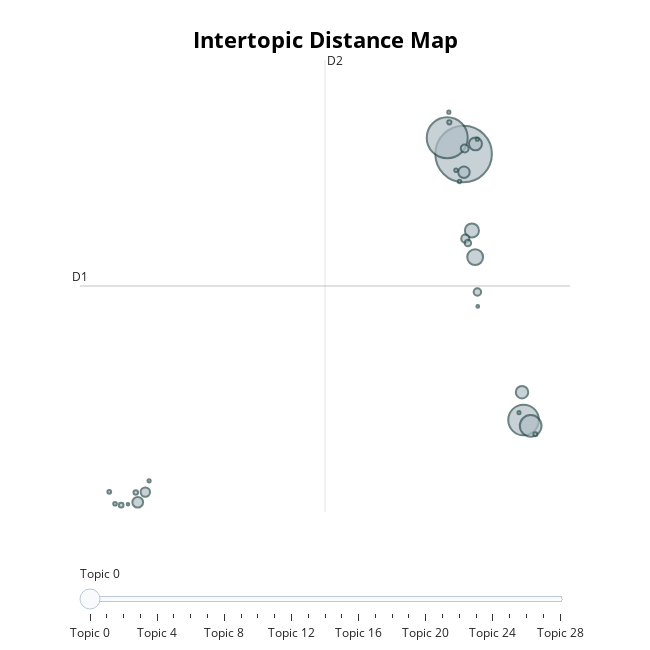

Notebook source saved alongside this figure:
### Code cell
topic_model.visualize_topics()

### Figure 1 — Plotly figure (JSON) as saved in the notebook; plotly's stock layout.template omitted (floating-point values rounded to 4 significant figures)
{"data": [{"customdata": [[0, "vehicle | claimant | driver | side | truck", 48709], [1, "iv | ov | reported | injuries | incurred", 25559], [2, "guest | fell | cart | customer | slipped", 14299], [3, "guest | eating | tooth | coffee | alleges", 7167], [4, "water | record | apt | repairs | property", 3836], [5, "gas | fire | pump | fuel | tank", 3026], [6, "reg | bus | tp | tpv | passenger", 2563], [7, "delivery | elevator | damaged | mth | floor", 2364], [8, "v1 | v2 | hit | parked | lane", 1998], [9, "letter | retained | claim | please | firm", 1746], [10, "2023 | approximately | security | resident | 2022", 1347], [11, "states | customer | candle | paint | wallflower", 1001], [12, "rock | fault | one | road | license", 936], [13, "roof | wind | storm | hail | winds", 856], [14, "catalytic | converter | stolen | converters | parked", 646], [15, "medication | incorrect | unknown | mistyped | prescription", 328], [16, "embedded | plaintiff | arm | broken | injury", 314], [17, "le | de | la | du | et", 265], [18, "gastric | illness | suffered | causes | pothole", 243], [19, "provided | setup | request | provide | son", 217], [20, "unk | ws | tbd | tbc | tba", 205], [21, "consumption | vision | related | alleges | caused", 203], [22, "object | glass | recovery | hit | process", 176], [23, "ov | iv | sawtell | tort | corresponding", 159], [24, "cpap | recall | 47 | hail | storm", 154], [25, "positive | tested | 19 | exposed | infected", 154], [26, "slip | fall | trip | lor | level", 139], [27, "excavation | property | due | damage | clamping", 113], [28, "oxycodone | acetaminophen | dependence | ingestion | development", 101]], "hovertemplate": "<b>Topic %{customdata[0]}</b><br>%{customdata[1]}<br>Size: %{customdata[2]}", "legendgroup": "", "marker": {"color": "#B0BEC5", "line": {"color": "DarkSlateGrey", "width": 2}, "size": [48709, 25559, 14299, 7167, 3836, 3026, 2563, 2364, 1998, 1746, 1347, 1001, 936, 856, 646, 328, 314, 265, 243, 217, 205, 203, 176, 159, 154, 154, 139, 113, 101], "sizemode": "area", "sizeref": 30.44, "symbol": "circle"}, "mode": "markers", "name": "", "orientation": "v", "showlegend": false, "type": "scatter", "x": [10.76, 9.65, 14.8, 15.28, 11.54, 11.32, 11.56, 14.7, 10.78, -11.24, -10.73, 10.87, 10.83, 11.69, 11.05, -12.36, -11.38, 9.793, 15.6, -13.17, -12.77, 10.25, 10.48, 9.76, 11.68, -10.47, 14.5, 11.71, -11.9], "xaxis": "x", "y": [4.646, 4.892, 0.6049, 0.516, 3.08, 3.484, 4.8, 1.027, 4.369, -0.6445, -0.4906, 3.359, 4.729, 2.549, 3.294, -0.6893, -0.4954, 5.127, 0.3872, -0.4854, -0.6677, 4.398, 4.229, 5.281, 4.871, -0.3196, 0.7168, 2.331, -0.6759], "yaxis": "y"}], "layout": {"annotations": [{"showarrow": false, "text": "D1", "x": -15.14, "y": 2.641, "yshift": 10}, {"showarrow": false, "text": "D2", "x": 1.4, "xshift": 10, "y": 6.074}], "height": 650, "hoverlabel": {"bgcolor": "white", "font": {"family": "Rockwell", "size": 16}}, "legend": {"itemsizing": "constant", "tracegroupgap": 0}, "margin": {"t": 60}, "shapes": [{"line": {"color": "#CFD8DC", "width": 2}, "type": "line", "x0": 1.4, "x1": 1.4, "y0": -0.7927, "y1": 6.074}, {"line": {"color": "#9E9E9E", "width": 2}, "type": "line", "x0": -15.14, "x1": 17.94, "y0": 2.641, "y1": 2.641}], "sliders": [{"active": 0, "pad": {"t": 50}, "steps": [{"args": [{"marker.color": [["red", "#B0BEC5", "#B0BEC5", "#B0BEC5", "#B0BEC5", "#B0BEC5", "#B0BEC5", "#B0BEC5", "#B0BEC5", "#B0BEC5", "#B0BEC5", "#B0BEC5", "#B0BEC5", "#B0BEC5", "#B0BEC5", "#B0BEC5", "#B0BEC5", "#B0BEC5", "#B0BEC5", "#B0BEC5", "#B0BEC5", "#B0BEC5", "#B0BEC5", "#B0BEC5", "#B0BEC5", "#B0BEC5", "#B0BEC5", "#B0BEC5", "#B0BEC5"]]}], "label": "Topic 0", "method": "update"}, {"args": [{"marker.color": [["#B0BEC5", "red", "#B0BEC5", "#B0BEC5", "#B0BEC5", "#B0BEC5", "#B0BEC5", "#B0BEC5", "#B0BEC5", "#B0BEC5", "#B0BEC5", "#B0BEC5", "#B0BEC5", "#B0BEC5", "#B0BEC5", "#B0BEC5", "#B0BEC5", "#B0BEC5", "#B0BEC5", "#B0BEC5", "#B0BEC5", "#B0BEC5", "#B0BEC5", "#B0BEC5", "#B0BEC5", "#B0BEC5", "#B0BEC5", "#B0BEC5", "#B0BEC5"]]}], "label": "Topic 1", "method": "update"}, {"args": [{"marker.color": [["#B0BEC5", "#B0BEC5", "red", "#B0BEC5", "#B0BEC5", "#B0BEC5", "#B0BEC5", "#B0BEC5", "#B0BEC5", "#B0BEC5", "#B0BEC5", "#B0BEC5", "#B0BEC5", "#B0BEC5", "#B0BEC5", "#B0BEC5", "#B0BEC5", "#B0BEC5", "#B0BEC5", "#B0BEC5", "#B0BEC5", "#B0BEC5", "#B0BEC5", "#B0BEC5", "#B0BEC5", "#B0BEC5", "#B0BEC5", "#B0BEC5", "#B0BEC5"]]}], "label": "Topic 2", "method": "update"}, {"args": [{"marker.color": [["#B0BEC5", "#B0BEC5", "#B0BEC5", "red", "#B0BEC5", "#B0BEC5", "#B0BEC5", "#B0BEC5", "#B0BEC5", "#B0BEC5", "#B0BEC5", "#B0BEC5", "#B0BEC5", "#B0BEC5", "#B0BEC5", "#B0BEC5", "#B0BEC5", "#B0BEC5", "#B0BEC5", "#B0BEC5", "#B0BEC5", "#B0BEC5", "#B0BEC5", "#B0BEC5", "#B0BEC5", "#B0BEC5", "#B0BEC5", "#B0BEC5", "#B0BEC5"]]}], "label": "Topic 3", "method": "update"}, {"args": [{"marker.color": [["#B0BEC5", "#B0BEC5", "#B0BEC5", "#B0BEC5", "red", "#B0BEC5", "#B0BEC5", "#B0BEC5", "#B0BEC5", "#B0BEC5", "#B0BEC5", "#B0BEC5", "#B0BEC5", "#B0BEC5", "#B0BEC5", "#B0BEC5", "#B0BEC5", "#B0BEC5", "#B0BEC5", "#B0BEC5", "#B0BEC5", "#B0BEC5", "#B0BEC5", "#B0BEC5", "#B0BEC5", "#B0BEC5", "#B0BEC5", "#B0BEC5", "#B0BEC5"]]}], "label": "Topic 4", "method": "update"}, {"args": [{"marker.color": [["#B0BEC5", "#B0BEC5", "#B0BEC5", "#B0BEC5", "#B0BEC5", "red", "#B0BEC5", "#B0BEC5", "#B0BEC5", "#B0BEC5", "#B0BEC5", "#B0BEC5", "#B0BEC5", "#B0BEC5", "#B0BEC5", "#B0BEC5", "#B0BEC5", "#B0BEC5", "#B0BEC5", "#B0BEC5", "#B0BEC5", "#B0BEC5", "#B0BEC5", "#B0BEC5", "#B0BEC5", "#B0BEC5", "#B0BEC5", "#B0BEC5", "#B0BEC5"]]}], "label": "Topic 5", "method": "update"}, {"args": [{"marker.color": [["#B0BEC5", "#B0BEC5", "#B0BEC5", "#B0BEC5", "#B0BEC5", "#B0BEC5", "red", "#B0BEC5", "#B0BEC5", "#B0BEC5", "#B0BEC5", "#B0BEC5", "#B0BEC5", "#B0BEC5", "#B0BEC5", "#B0BEC5", "#B0BEC5", "#B0BEC5", "#B0BEC5", "#B0BEC5", "#B0BEC5", "#B0BEC5", "#B0BEC5", "#B0BEC5", "#B0BEC5", "#B0BEC5", "#B0BEC5", "#B0BEC5", "#B0BEC5"]]}], "label": "Topic 6", "method": "update"}, {"args": [{"marker.color": [["#B0BEC5", "#B0BEC5", "#B0BEC5", "#B0BEC5", "#B0BEC5", "#B0BEC5", "#B0BEC5", "red", "#B0BEC5", "#B0BEC5", "#B0BEC5", "#B0BEC5", "#B0BEC5", "#B0BEC5", "#B0BEC5", "#B0BEC5", "#B0BEC5", "#B0BEC5", "#B0BEC5", "#B0BEC5", "#B0BEC5", "#B0BEC5", "#B0BEC5", "#B0BEC5", "#B0BEC5", "#B0BEC5", "#B0BEC5", "#B0BEC5", "#B0BEC5"]]}], "label": "Topic 7", "method": "update"}, {"args": [{"marker.color": [["#B0BEC5", "#B0BEC5", "#B0BEC5", "#B0BEC5", "#B0BEC5", "#B0BEC5", "#B0BEC5", "#B0BEC5", "red", "#B0BEC5", "#B0BEC5", "#B0BEC5", "#B0BEC5", "#B0BEC5", "#B0BEC5", "#B0BEC5", "#B0BEC5", "#B0BEC5", "#B0BEC5", "#B0BEC5", "#B0BEC5", "#B0BEC5", "#B0BEC5", "#B0BEC5", "#B0BEC5", "#B0BEC5", "#B0BEC5", "#B0BEC5", "#B0BEC5"]]}], "label": "Topic 8", "method": "update"}, {"args": [{"marker.color": [["#B0BEC5", "#B0BEC5", "#B0BEC5", "#B0BEC5", "#B0BEC5", "#B0BEC5", "#B0BEC5", "#B0BEC5", "#B0BEC5", "red", "#B0BEC5", "#B0BEC5", "#B0BEC5", "#B0BEC5", "#B0BEC5", "#B0BEC5", "#B0BEC5", "#B0BEC5", "#B0BEC5", "#B0BEC5", "#B0BEC5", "#B0BEC5", "#B0BEC5", "#B0BEC5", "#B0BEC5", "#B0BEC5", "#B0BEC5", "#B0BEC5", "#B0BEC5"]]}], "label": "Topic 9", "method": "update"}, {"args": [{"marker.color": [["#B0BEC5", "#B0BEC5", "#B0BEC5", "#B0BEC5", "#B0BEC5", "#B0BEC5", "#B0BEC5", "#B0BEC5", "#B0BEC5", "#B0BEC5", "red", "#B0BEC5", "#B0BEC5", "#B0BEC5", "#B0BEC5", "#B0BEC5", "#B0BEC5", "#B0BEC5", "#B0BEC5", "#B0BEC5", "#B0BEC5", "#B0BEC5", "#B0BEC5", "#B0BEC5", "#B0BEC5", "#B0BEC5", "#B0BEC5", "#B0BEC5", "#B0BEC5"]]}], "label": "Topic 10", "method": "update"}, {"args": [{"marker.color": [["#B0BEC5", "#B0BEC5", "#B0BEC5", "#B0BEC5", "#B0BEC5", "#B0BEC5", "#B0BEC5", "#B0BEC5", "#B0BEC5", "#B0BEC5", "#B0BEC5", "red", "#B0BEC5", "#B0BEC5", "#B0BEC5", "#B0BEC5", "#B0BEC5", "#B0BEC5", "#B0BEC5", "#B0BEC5", "#B0BEC5", "#B0BEC5", "#B0BEC5", "#B0BEC5", "#B0BEC5", "#B0BEC5", "#B0BEC5", "#B0BEC5", "#B0BEC5"]]}], "label": "Topic 11", "method": "update"}, {"args": [{"marker.color": [["#B0BEC5", "#B0BEC5", "#B0BEC5", "#B0BEC5", "#B0BEC5", "#B0BEC5", "#B0BEC5", "#B0BEC5", "#B0BEC5", "#B0BEC5", "#B0BEC5", "#B0BEC5", "red", "#B0BEC5", "#B0BEC5", "#B0BEC5", "#B0BEC5", "#B0BEC5", "#B0BEC5", "#B0BEC5", "#B0BEC5", "#B0BEC5", "#B0BEC5", "#B0BEC5", "#B0BEC5", "#B0BEC5", "#B0BEC5", "#B0BEC5", "#B0BEC5"]]}], "label": "Topic 12", "method": "update"}, {"args": [{"marker.color": [["#B0BEC5", "#B0BEC5", "#B0BEC5", "#B0BEC5", "#B0BEC5", "#B0BEC5", "#B0BEC5", "#B0BEC5", "#B0BEC5", "#B0BEC5", "#B0BEC5", "#B0BEC5", "#B0BEC5", "red", "#B0BEC5", "#B0BEC5", "#B0BEC5", "#B0BEC5", "#B0BEC5", "#B0BEC5", "#B0BEC5", "#B0BEC5", "#B0BEC5", "#B0BEC5", "#B0BEC5", "#B0BEC5", "#B0BEC5", "#B0BEC5", "#B0BEC5"]]}], "label": "Topic 13", "method": "update"}, {"args": [{"marker.color": [["#B0BEC5", "#B0BEC5", "#B0BEC5", "#B0BEC5", "#B0BEC5", "#B0BEC5", "#B0BEC5", "#B0BEC5", "#B0BEC5", "#B0BEC5", "#B0BEC5", "#B0BEC5", "#B0BEC5", "#B0BEC5", "red", "#B0BEC5", "#B0BEC5", "#B0BEC5", "#B0BEC5", "#B0BEC5", "#B0BEC5", "#B0BEC5", "#B0BEC5", "#B0BEC5", "#B0BEC5", "#B0BEC5", "#B0BEC5", "#B0BEC5", "#B0BEC5"]]}], "label": "Topic 14", "method": "update"}, {"args": [{"marker.color": [["#B0BEC5", "#B0BEC5", "#B0BEC5", "#B0BEC5", "#B0BEC5", "#B0BEC5", "#B0BEC5", "#B0BEC5", "#B0BEC5", "#B0BEC5", "#B0BEC5", "#B0BEC5", "#B0BEC5", "#B0BEC5", "#B0BEC5", "red", "#B0BEC5", "#B0BEC5", "#B0BEC5", "#B0BEC5", "#B0BEC5", "#B0BEC5", "#B0BEC5", "#B0BEC5", "#B0BEC5", "#B0BEC5", "#B0BEC5", "#B0BEC5", "#B0BEC5"]]}], "label": "Topic 15", "method": "update"}, {"args": [{"marker.color": [["#B0BEC5", "#B0BEC5", "#B0BEC5", "#B0BEC5", "#B0BEC5", "#B0BEC5", "#B0BEC5", "#B0BEC5", "#B0BEC5", "#B0BEC5", "#B0BEC5", "#B0BEC5", "#B0BEC5", "#B0BEC5", "#B0BEC5", "#B0BEC5", "red", "#B0BEC5", "#B0BEC5", "#B0BEC5", "#B0BEC5", "#B0BEC5", "#B0BEC5", "#B0BEC5", "#B0BEC5", "#B0BEC5", "#B0BEC5", "#B0BEC5", "#B0BEC5"]]}], "label": "Topic 16", "method": "update"}, {"args": [{"marker.color": [["#B0BEC5", "#B0BEC5", "#B0BEC5", "#B0BEC5", "#B0BEC5", "#B0BEC5", "#B0BEC5", "#B0BEC5", "#B0BEC5", "#B0BEC5", "#B0BEC5", "#B0BEC5", "#B0BEC5", "#B0BEC5", "#B0BEC5", "#B0BEC5", "#B0BEC5", "red", "#B0BEC5", "#B0BEC5", "#B0BEC5", "#B0BEC5", "#B0BEC5", "#B0BEC5", "#B0BEC5", "#B0BEC5", "#B0BEC5", "#B0BEC5", "#B0BEC5"]]}], "label": "Topic 17", "method": "update"}, {"args": [{"marker.color": [["#B0BEC5", "#B0BEC5", "#B0BEC5", "#B0BEC5", "#B0BEC5", "#B0BEC5", "#B0BEC5", "#B0BEC5", "#B0BEC5", "#B0BEC5", "#B0BEC5", "#B0BEC5", "#B0BEC5", "#B0BEC5", "#B0BEC5", "#B0BEC5", "#B0BEC5", "#B0BEC5", "red", "#B0BEC5", "#B0BEC5", "#B0BEC5", "#B0BEC5", "#B0BEC5", "#B0BEC5", "#B0BEC5", "#B0BEC5", "#B0BEC5", "#B0BEC5"]]}], "label": "Topic 18", "method": "update"}, {"args": [{"marker.color": [["#B0BEC5", "#B0BEC5", "#B0BEC5", "#B0BEC5", "#B0BEC5", "#B0BEC5", "#B0BEC5", "#B0BEC5", "#B0BEC5", "#B0BEC5", "#B0BEC5", "#B0BEC5", "#B0BEC5", "#B0BEC5", "#B0BEC5", "#B0BEC5", "#B0BEC5", "#B0BEC5", "#B0BEC5", "red", "#B0BEC5", "#B0BEC5", "#B0BEC5", "#B0BEC5", "#B0BEC5", "#B0BEC5", "#B0BEC5", "#B0BEC5", "#B0BEC5"]]}], "label": "Topic 19", "method": "update"}, {"args": [{"marker.color": [["#B0BEC5", "#B0BEC5", "#B0BEC5", "#B0BEC5", "#B0BEC5", "#B0BEC5", "#B0BEC5", "#B0BEC5", "#B0BEC5", "#B0BEC5", "#B0BEC5", "#B0BEC5", "#B0BEC5", "#B0BEC5", "#B0BEC5", "#B0BEC5", "#B0BEC5", "#B0BEC5", "#B0BEC5", "#B0BEC5", "red", "#B0BEC5", "#B0BEC5", "#B0BEC5", "#B0BEC5", "#B0BEC5", "#B0BEC5", "#B0BEC5", "#B0BEC5"]]}], "label": "Topic 20", "method": "update"}, {"args": [{"marker.color": [["#B0BEC5", "#B0BEC5", "#B0BEC5", "#B0BEC5", "#B0BEC5", "#B0BEC5", "#B0BEC5", "#B0BEC5", "#B0BEC5", "#B0BEC5", "#B0BEC5", "#B0BEC5", "#B0BEC5", "#B0BEC5", "#B0BEC5", "#B0BEC5", "#B0BEC5", "#B0BEC5", "#B0BEC5", "#B0BEC5", "#B0BEC5", "red", "#B0BEC5", "#B0BEC5", "#B0BEC5", "#B0BEC5", "#B0BEC5", "#B0BEC5", "#B0BEC5"]]}], "label": "Topic 21", "method": "update"}, {"args": [{"marker.color": [["#B0BEC5", "#B0BEC5", "#B0BEC5", "#B0BEC5", "#B0BEC5", "#B0BEC5", "#B0BEC5", "#B0BEC5", "#B0BEC5", "#B0BEC5", "#B0BEC5", "#B0BEC5", "#B0BEC5", "#B0BEC5", "#B0BEC5", "#B0BEC5", "#B0BEC5", "#B0BEC5", "#B0BEC5", "#B0BEC5", "#B0BEC5", "#B0BEC5", "red", "#B0BEC5", "#B0BEC5", "#B0BEC5", "#B0BEC5", "#B0BEC5", "#B0BEC5"]]}], "label": "Topic 22", "method": "update"}, {"args": [{"marker.color": [["#B0BEC5", "#B0BEC5", "#B0BEC5", "#B0BEC5", "#B0BEC5", "#B0BEC5", "#B0BEC5", "#B0BEC5", "#B0BEC5", "#B0BEC5", "#B0BEC5", "#B0BEC5", "#B0BEC5", "#B0BEC5", "#B0BEC5", "#B0BEC5", "#B0BEC5", "#B0BEC5", "#B0BEC5", "#B0BEC5", "#B0BEC5", "#B0BEC5", "#B0BEC5", "red", "#B0BEC5", "#B0BEC5", "#B0BEC5", "#B0BEC5", "#B0BEC5"]]}], "label": "Topic 23", "method": "update"}, {"args": [{"marker.color": [["#B0BEC5", "#B0BEC5", "#B0BEC5", "#B0BEC5", "#B0BEC5", "#B0BEC5", "#B0BEC5", "#B0BEC5", "#B0BEC5", "#B0BEC5", "#B0BEC5", "#B0BEC5", "#B0BEC5", "#B0BEC5", "#B0BEC5", "#B0BEC5", "#B0BEC5", "#B0BEC5", "#B0BEC5", "#B0BEC5", "#B0BEC5", "#B0BEC5", "#B0BEC5", "#B0BEC5", "red", "#B0BEC5", "#B0BEC5", "#B0BEC5", "#B0BEC5"]]}], "label": "Topic 24", "method": "update"}, {"args": [{"marker.color": [["#B0BEC5", "#B0BEC5", "#B0BEC5", "#B0BEC5", "#B0BEC5", "#B0BEC5", "#B0BEC5", "#B0BEC5", "#B0BEC5", "#B0BEC5", "#B0BEC5", "#B0BEC5", "#B0BEC5", "#B0BEC5", "#B0BEC5", "#B0BEC5", "#B0BEC5", "#B0BEC5", "#B0BEC5", "#B0BEC5", "#B0BEC5", "#B0BEC5", "#B0BEC5", "#B0BEC5", "#B0BEC5", "red", "#B0BEC5", "#B0BEC5", "#B0BEC5"]]}], "label": "Topic 25", "method": "update"}, {"args": [{"marker.color": [["#B0BEC5", "#B0BEC5", "#B0BEC5", "#B0BEC5", "#B0BEC5", "#B0BEC5", "#B0BEC5", "#B0BEC5", "#B0BEC5", "#B0BEC5", "#B0BEC5", "#B0BEC5", "#B0BEC5", "#B0BEC5", "#B0BEC5", "#B0BEC5", "#B0BEC5", "#B0BEC5", "#B0BEC5", "#B0BEC5", "#B0BEC5", "#B0BEC5", "#B0BEC5", "#B0BEC5", "#B0BEC5", "#B0BEC5", "red", "#B0BEC5", "#B0BEC5"]]}], "label": "Topic 26", "method": "update"}, {"args": [{"marker.color": [["#B0BEC5", "#B0BEC5", "#B0BEC5", "#B0BEC5", "#B0BEC5", "#B0BEC5", "#B0BEC5", "#B0BEC5", "#B0BEC5", "#B0BEC5", "#B0BEC5", "#B0BEC5", "#B0BEC5", "#B0BEC5", "#B0BEC5", "#B0BEC5", "#B0BEC5", "#B0BEC5", "#B0BEC5", "#B0BEC5", "#B0BEC5", "#B0BEC5", "#B0BEC5", "#B0BEC5", "#B0BEC5", "#B0BEC5", "#B0BEC5", "red", "#B0BEC5"]]}], "label": "Topic 27", "method": "update"}, {"args": [{"marker.color": [["#B0BEC5", "#B0BEC5", "#B0BEC5", "#B0BEC5", "#B0BEC5", "#B0BEC5", "#B0BEC5", "#B0BEC5", "#B0BEC5", "#B0BEC5", "#B0BEC5", "#B0BEC5", "#B0BEC5", "#B0BEC5", "#B0BEC5", "#B0BEC5", "#B0BEC5", "#B0BEC5", "#B0BEC5", "#B0BEC5", "#B0BEC5", "#B0BEC5", "#B0BEC5", "#B0BEC5", "#B0BEC5", "#B0BEC5", "#B0BEC5", "#B0BEC5", "red"]]}], "label": "Topic 28", "method": "update"}]}], "title": {"font": {"color": "Black", "size": 22}, "text": "<b>Intertopic Distance Map</b>", "x": 0.5, "xanchor": "center", "y": 0.95, "yanchor": "top"}, "width": 650, "xaxis": {"anchor": "y", "domain": [0, 1], "range": [-15.14, 17.94], "title": {"text": ""}, "visible": false}, "yaxis": {"anchor": "x", "domain": [0, 1], "range": [-0.7927, 6.074], "title": {"text": ""}, "visible": false}}}
